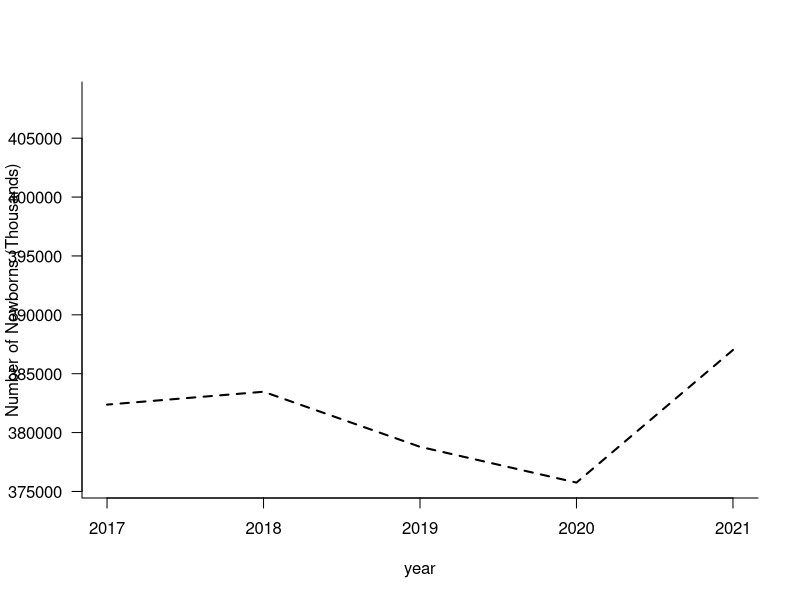
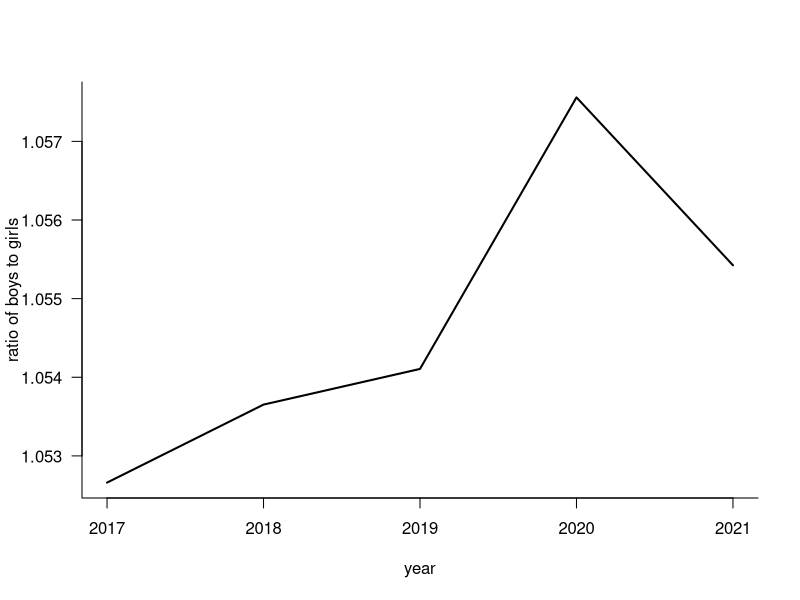
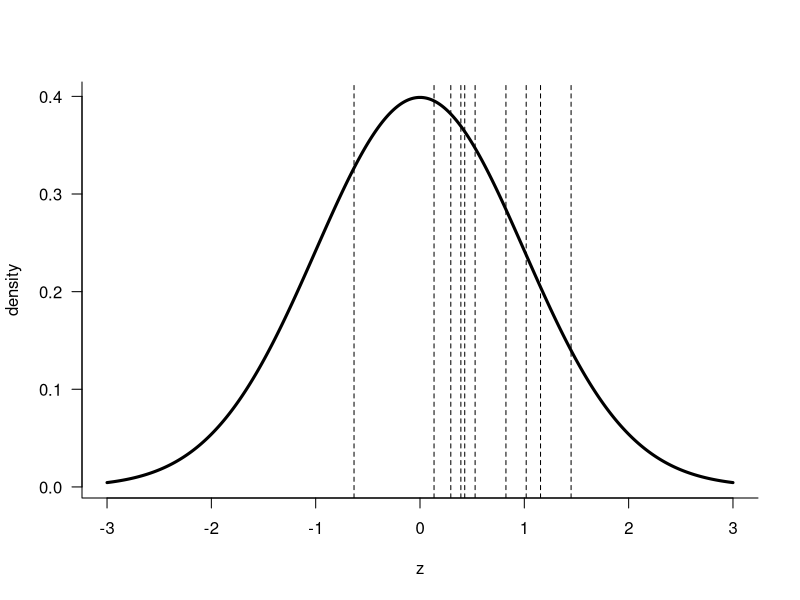
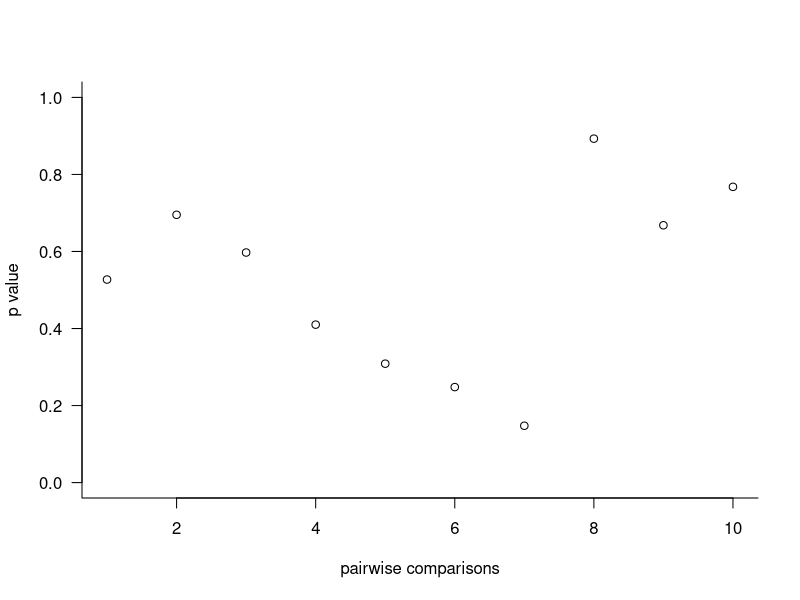
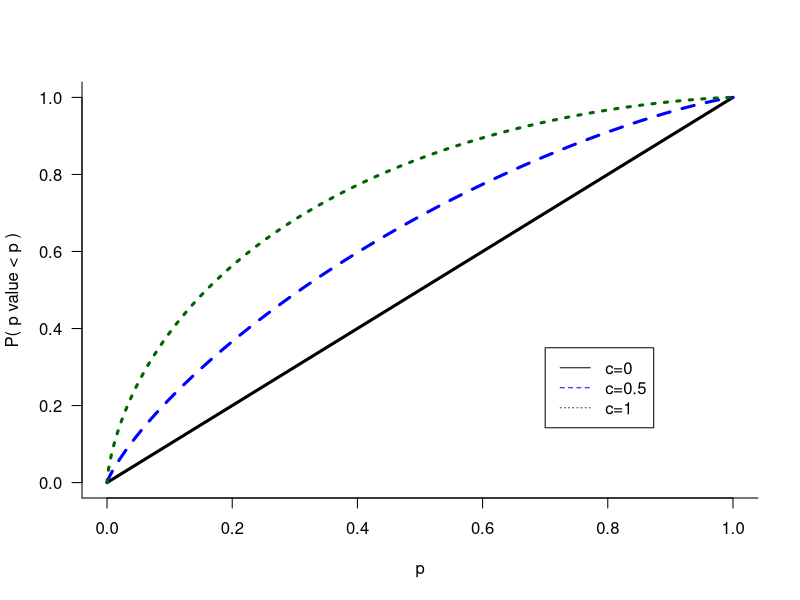
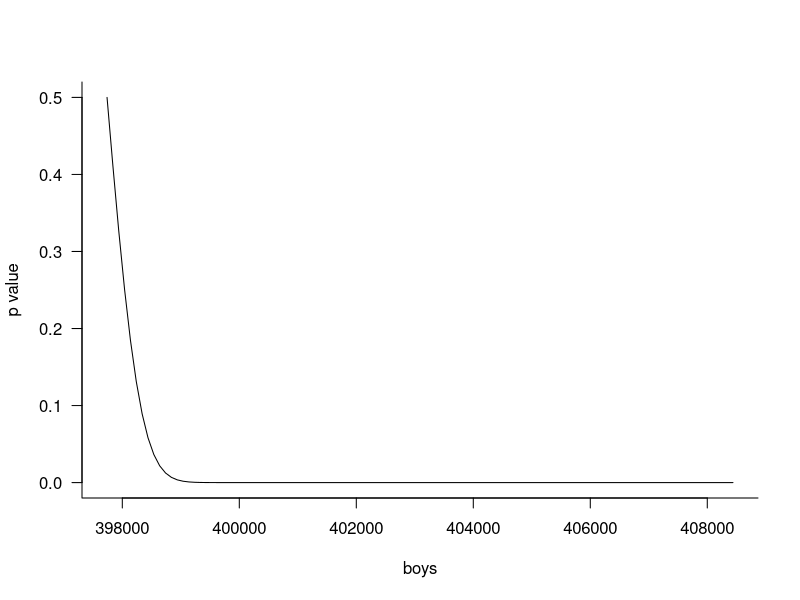

Source code (R) for these figures, in order:
# Script: P_Value_Analysis.R
# Description: This script analyzes and visualizes p-values derived from 
# proportions of newborn boys and girls over multiple years.

# Flag to control PDF generation
generate_pdf <- TRUE  # Set to TRUE to generate PDF files

# Input data
male <- c(408464, 397380, 399287, 404041, 402510)  # Number of male newborns
female <- c(387014, 375752, 378792, 383467, 382374)  # Number of female newborns
n <- male + female  # Total number of newborns
malea <- sum(male)  # Total male newborns across all years
femalea <- sum(female)  # Total female newborns across all years
diverse <- c(14, 12, 11, 15, 17)  # Number of diverse newborns
year <- c(2021, 2020, 2019, 2018, 2017)  # Years

# Plot 1: Male and female newborns over the years
if (generate_pdf) pdf("plots/plot-newborns-1.pdf", height = 4, width = 4)
plot(year, male/1000, type = "l", ylim = c(min(female), max(male)), 
     lwd = 2, ylab = "Number of Newborns (Thousands)", las = 1, bty = "l")
lines(year, female, lwd = 2, lty = 2, las = 1, bty = "l")
if (generate_pdf) dev.off()

# Plot 2: Proportion of boys over the years
if (generate_pdf) pdf("plots/plot-newborns-2.pdf", height = 4, width = 4)
plot(year, male /female, type = "l", lwd = 2, ylab = "ratio of boys to girls", las = 1, bty = "l")
abline(h = 1, lty = 2, lwd = 2)  # ratio of 1 line
if (generate_pdf) dev.off()

# Pairwise comparisons of proportions
ybar <- male / n  # Proportions of boys
varbar <- ybar * (1 - ybar) / n  # Variance of proportions
werte <- c()
pwerte <- c()

for (i in 1:4) {
  for (j in (i + 1):5) {
    ss <- (ybar[i] - ybar[j]) / sqrt(varbar[i] + varbar[j])  # Test statistic
    werte <- c(werte, ss)
    pwerte <- c(pwerte, 2 * (1 - pnorm(abs(ss))))  # Two-tailed p-value
  }
}

# Plot 3: Test statistic distribution
if (generate_pdf) pdf("plots/plot-newborns-3.pdf", height = 4, width = 4)
xx <- seq(-3, 3, by = 0.001)
plot(xx, dnorm(xx), type = "l", xlab = "z", ylab = "density", lwd = 3, las = 1, bty = "l")
for (i in 1:length(werte)) {
  abline(v = werte[i], lty = 2)
}
if (generate_pdf) dev.off()

# Plot 4: P-values for pairwise comparisons
if (generate_pdf) pdf("plots/plot-newborns-4.pdf", height = 4, width = 4)
plot(pwerte, ylim = c(0, 1), xlab = "pairwise comparisons", ylab = "p value", las = 1, bty = "l")
if (generate_pdf) dev.off()

# Plot 5: Distribution of p-values for varying shifts
if (generate_pdf) pdf("plots/plot-p-value.pdf", height = 6, width = 6)
pp <- seq(0, 1, by = 0.001)
plot(pp, pp, type = "l", ylab = "P( p value < p )", xlab = "p", lwd = 3, las = 1, bty = "l")
c <- 0.5
lines(pp, 1 - pnorm(qnorm(1 - pp) - c), lty = 2, col = "blue", lwd = 3, las = 1, bty = "l")
c <- 1
lines(pp, 1 - pnorm(qnorm(1 - pp) - c), lty = 3, col = "dark green", lwd = 3, las = 1, bty = "l")
legend(0.7, 0.35, lty = c(1, 2, 3), 
       c("c=0", "c=0.5", "c=1"), 
       col = c(1, "blue", "dark green"))
if (generate_pdf) dev.off()

# Plot 6: P-value curve for varying boy counts
if (generate_pdf) pdf("plots/plot-newborns-5.pdf", height = 4, width = 4)
boys <- seq(795478 / 2, 408490, by = 100)
plot(boys, 1 - pnorm((boys - 795478 / 2) / (sqrt(795478 * 0.25))), 
     type = "l", ylab = "p value", las = 1, bty = "l")
if (generate_pdf) dev.off()
